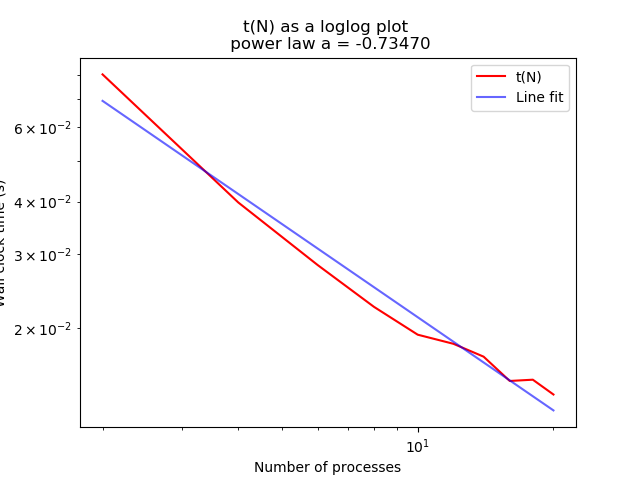

The script that drew this image:
import numpy as np
import matplotlib.pyplot as plt
from scipy.optimize import curve_fit

def linear_fit(x, a, b):
    return a*x + b

nprocs, avgs = [], []
with open("avg_puhtitimes.dat", "r") as file:
    for i, line in enumerate(file):
        avgt = float(line.split()[-1])
        nproc = int(line.split()[7])
        avgs.append(avgt)
        nprocs.append(nproc)


# Prepare data for fitting
log_np = np.log10(nprocs)  # logarithmized data for fitting
log_avgs = np.log10(avgs)

# linear fit on the logarithmized data
popt, pcov = curve_fit(linear_fit, log_np, log_avgs)
a, b = popt

fit_x = np.logspace(np.log10(min(nprocs)), np.log10(max(nprocs)), 100)
fit_y = 10**b * fit_x**a  # switch back to original scale

print()

plt.figure()
plt.title(f't(N) as a loglog plot \n power law a = {a:.5f}')

plt.loglog(nprocs, avgs, 'r-', label='t(N)') 
plt.loglog(fit_x, fit_y, 'b-', label='Line fit', alpha=0.6) 

plt.xlabel('Number of processes')
plt.ylabel('Wall clock time (s)')
plt.legend()
plt.savefig('wc-n.png', dpi=100)
